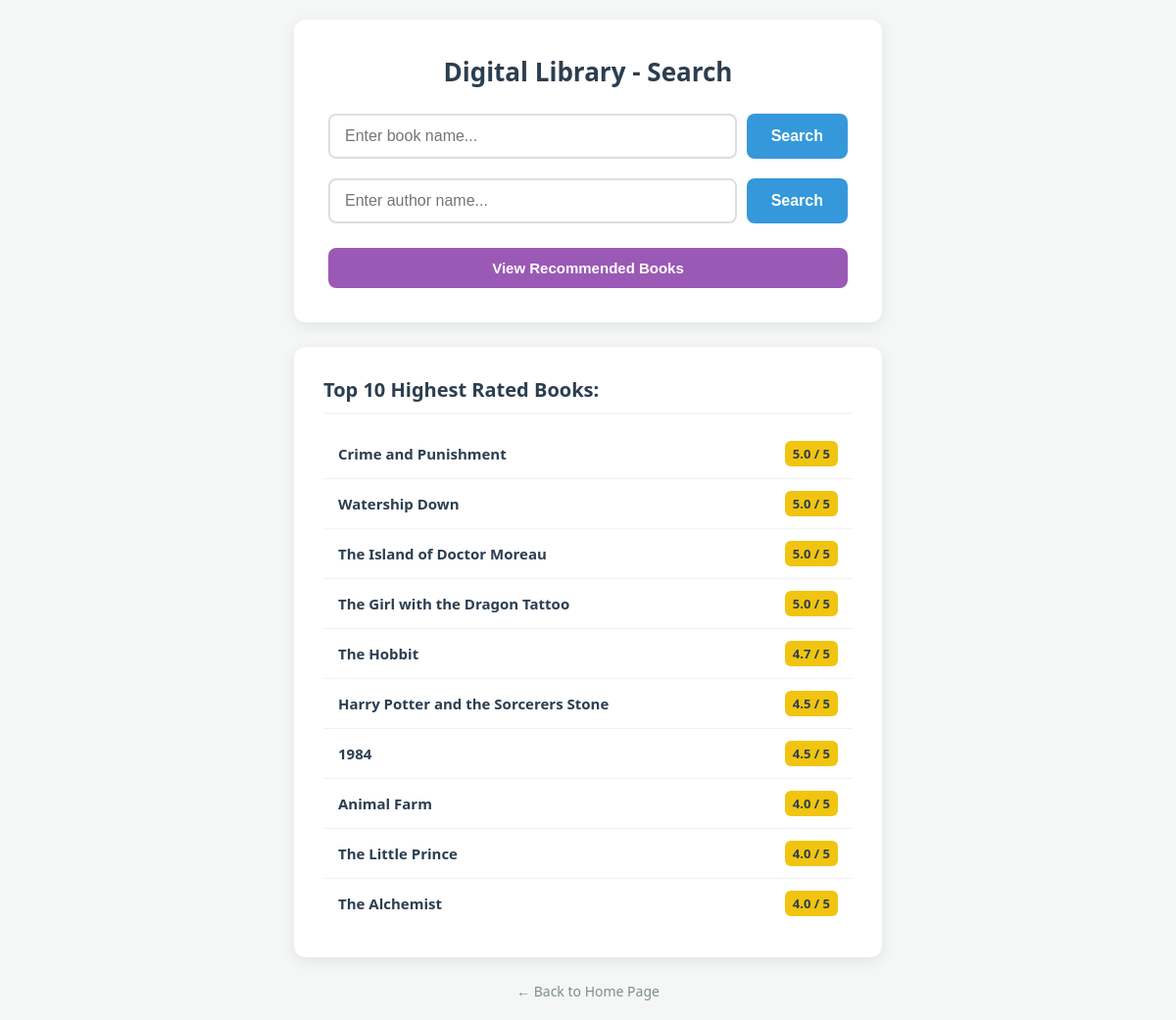
The app's page /books/recommended, older data.
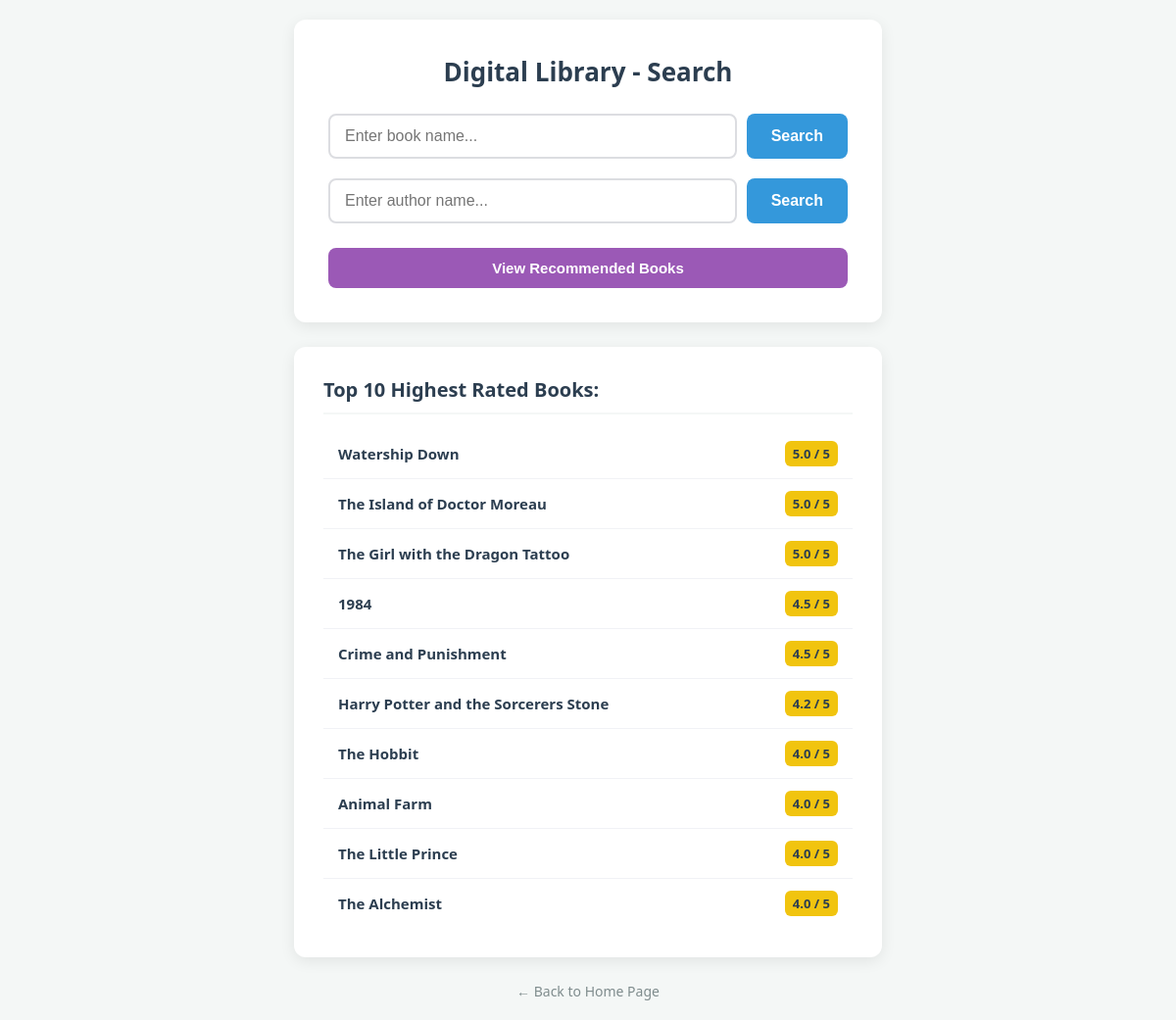
The same page, newer data.
### tables this page shows
CREATE TABLE Books (
    id INTEGER PRIMARY KEY,
    title TEXT NOT NULL,
    author TEXT NOT NULL,
    summary TEXT,
    category TEXT,
    price REAL,
    rating REAL
);

### routers/books.py (the view)
@router.get("/recommended", response_class=HTMLResponse)
async def get_recommended_books(request: Request):
    try:
        conn = sqlite3.connect("library.db")
        cursor = conn.cursor()
        query = "SELECT title, rating FROM Books ORDER BY rating DESC LIMIT 10;"
        cursor.execute(query)
        recommended = cursor.fetchall()
        conn.close()
        return templates.TemplateResponse(
            request=request,
            name="search_book.html",
            context={"request": request, "error": None, "recommended_books": recommended}
        )
    except Exception as e:
        print(f"Server Error: {e}")
        return templates.TemplateResponse(
            request=request,
            name="search_book.html",
            context={"request": request, "error": "Could not load recommendations.", "recommended_books": None}
        )

### templates/search_book.html (shortened to what this page needs)
<!DOCTYPE html>
<html>
<head>
    <link rel="stylesheet" href="/static/css/main.css">
    <link rel="stylesheet" href="/static/css/search.css">
</head>
<body>
    <div class="search-container">
        <h1>Digital Library - Search</h1>
        <form action="/books/search" method="post" class="search-box">
            <input type="text" name="book_name" placeholder="Enter book name..." >
            <button type="submit">Search</button>
        </form>
        <form action="/books/search-author" method="post" class="search-box">
            <input type="text" name="author_name" placeholder="Enter author name..." >
            <button type="submit">Search</button>
        </form>
        <a href="/books/recommended" class="recommended-trigger">
            <button type="button" class="recommended-btn"> View Recommended Books</button>
        </a>
    </div>
    {% if recommended_books %}
    <div class="recommendations-container">
        <h2>Top 10 Highest Rated Books:</h2>
        <ul class="book-list">
            {% for book in recommended_books %}
                <li class="book-item">
                    <span class="book-title"><strong>{{ book[0] }}</strong></span>
                    <span class="book-rating"> {{ book[1] }} / 5</span>
                </li>
            {% endfor %}
        </ul>
    </div>
    {% endif %}
    <a href="/" class="back-home">← Back to Home Page</a>
</body>
</html>

Row changes from the older to the newer data that the page shows:
shown differently, row unchanged: Books (number 4 of 10 on the later page): moves up the list
changed Books "Crime and Punishment": rating "5.0" → "4.5"; moves down the list
changed Books "Harry Potter and the Sorcerers Stone": rating "4.5" → "4.2"; moves down the list
changed Books "The Hobbit": rating "4.7" → "4.0"
